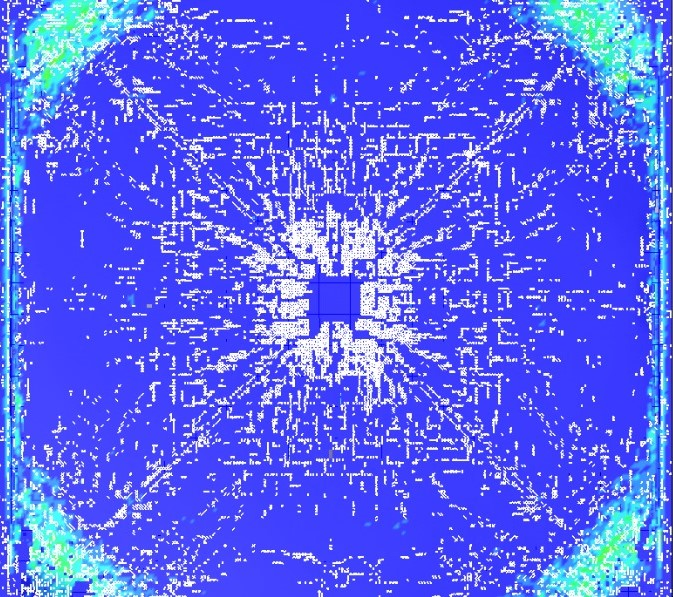
#> input picture AreaCalculationCode/3.jpeg, 673 x 597 px
$ python crackArea.py
#> lines starting #> are read from the running program, lines starting #| are printed output that depends on the picture; long printed decimals are rounded
# Importing required libraries
import cv2
from matplotlib import pyplot as plt

img = cv2.imread("3.jpeg")
#> img is the input picture: shape (597, 673, 3); mean B, G, R 240, 101.9, 90.5
color_img = cv2.cvtColor(img, cv2.COLOR_BGR2RGB)
gray_img = cv2.cvtColor(img, cv2.COLOR_BGR2GRAY)
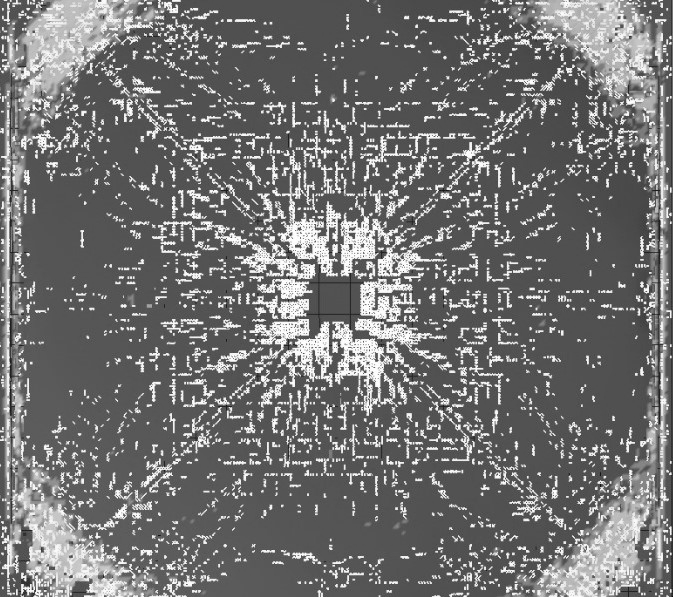
#> gray_img: shape (597, 673); min 8, max 255, mean 114.2

ret, thresh = cv2.threshold(gray_img, 220, 255, cv2.THRESH_BINARY)
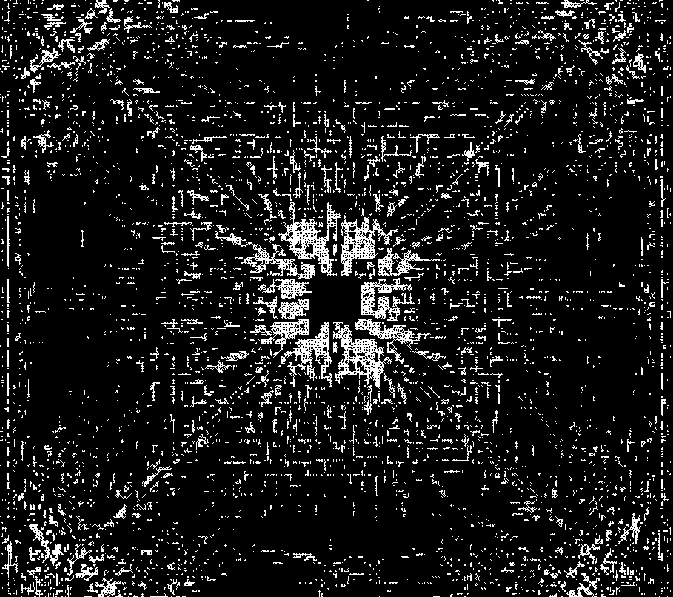
#> thresh: shape (597, 673); 10.2% white in thin lines or dots


# inverting image values
# thus cracked area will be represented in black
# and non cracked area in white
segmentedImage = thresh
for i in range(len(segmentedImage)):
    for j in range(len(segmentedImage[i])):
        if(segmentedImage[i][j] == 0):
            segmentedImage[i][j] = 255
        elif(segmentedImage[i][j] == 255):
            segmentedImage[i][j] = 0
#> segmentedImage: shape (597, 673); 89.8% white; black in thin lines or dots


# original image
plt.figure("ORIGINAL")
plt.imshow(color_img)

# segmented image
plt.figure("Segmented Image")
plt.imshow(segmentedImage, cmap = "gray")

# Calculation of cracked area in segmented image
CrackArea = 0
for i in thresh:
    for j in i:
        if(j == 0):
            CrackArea += 1
#> after the loop, CrackArea = 41079

# calculating total slab area in image
totalSlabArea = len(segmentedImage) * len(segmentedImage[0])
#> totalSlabArea = 401781

percentCrackArea = (CrackArea / totalSlabArea) * 100
#> percentCrackArea = 10.22
print("Percentage Crack Area = ", percentCrackArea)
#| Percentage Crack Area =  10.224

plt.show()

$ run again, with AreaCalculationCode/2.jpeg copied over AreaCalculationCode/3.jpeg
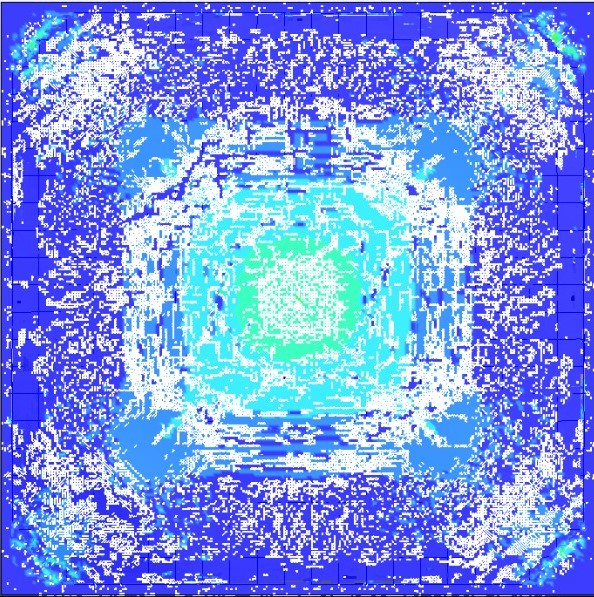
#> input picture AreaCalculationCode/2.jpeg, 594 x 597 px
#> img is the input picture: shape (597, 594, 3); mean B, G, R 234.6, 153.7, 125.1
#> `gray_img = cv2.cvtColor(img, cv2.COLOR_BGR2GRAY)`:
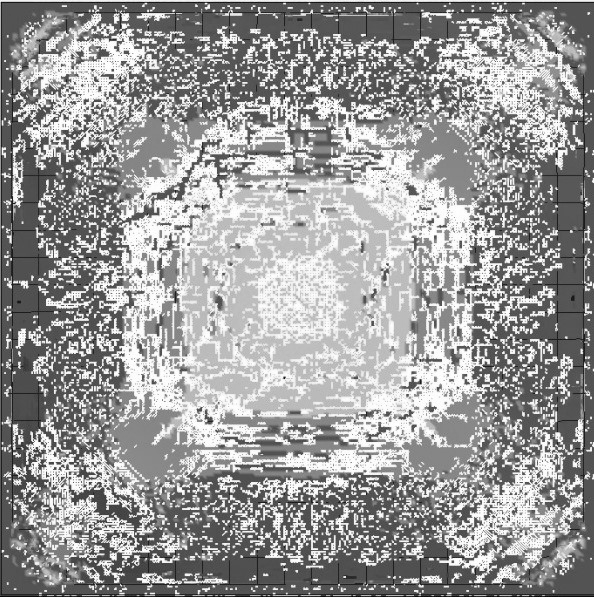
#> gray_img: shape (597, 594); min 2, max 255, mean 154.4
#> `ret, thresh = cv2.threshold(gray_img, 220, 255, cv2.THRESH_BINARY)`:
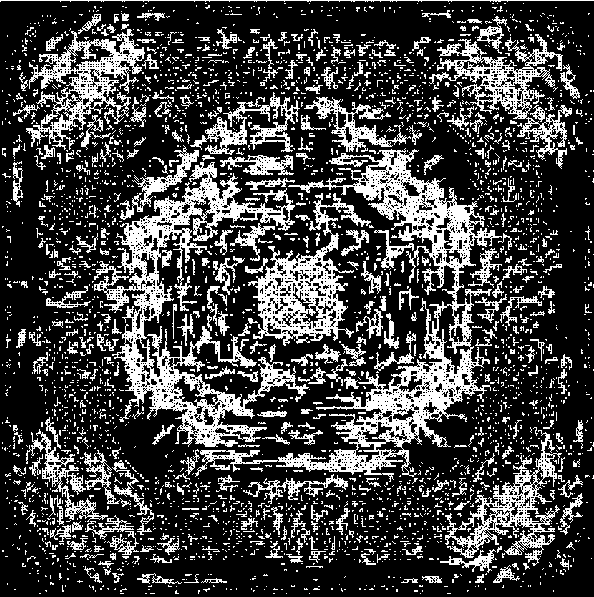
#> thresh: shape (597, 594); 26.4% white in thin lines or dots
#> after the loop `for i in thresh:`: CrackArea = 93571
#> totalSlabArea = 354618
#> percentCrackArea = 26.39
#| Percentage Crack Area =  26.386
